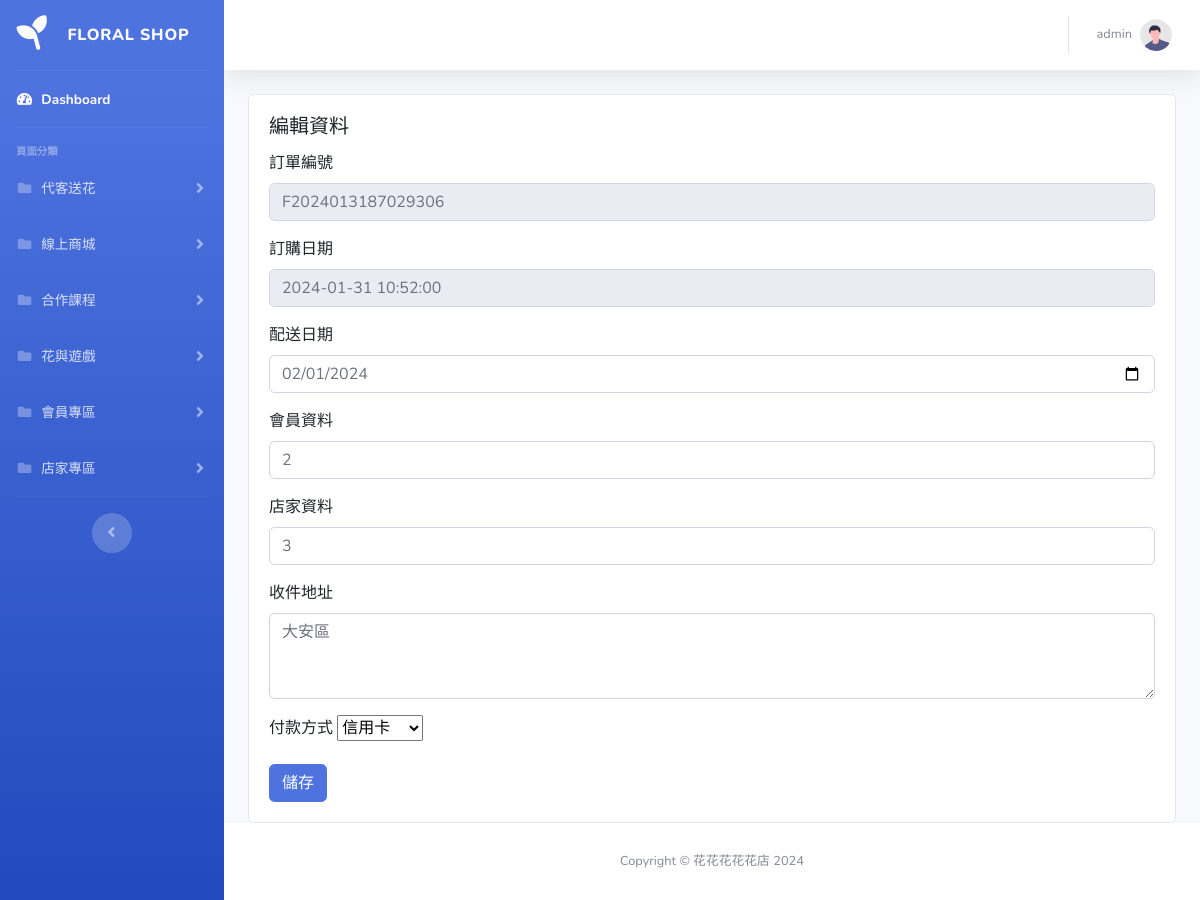
The page /pages/custom/edit.php?order_id=F2024013187029306 on the database as committed earlier.
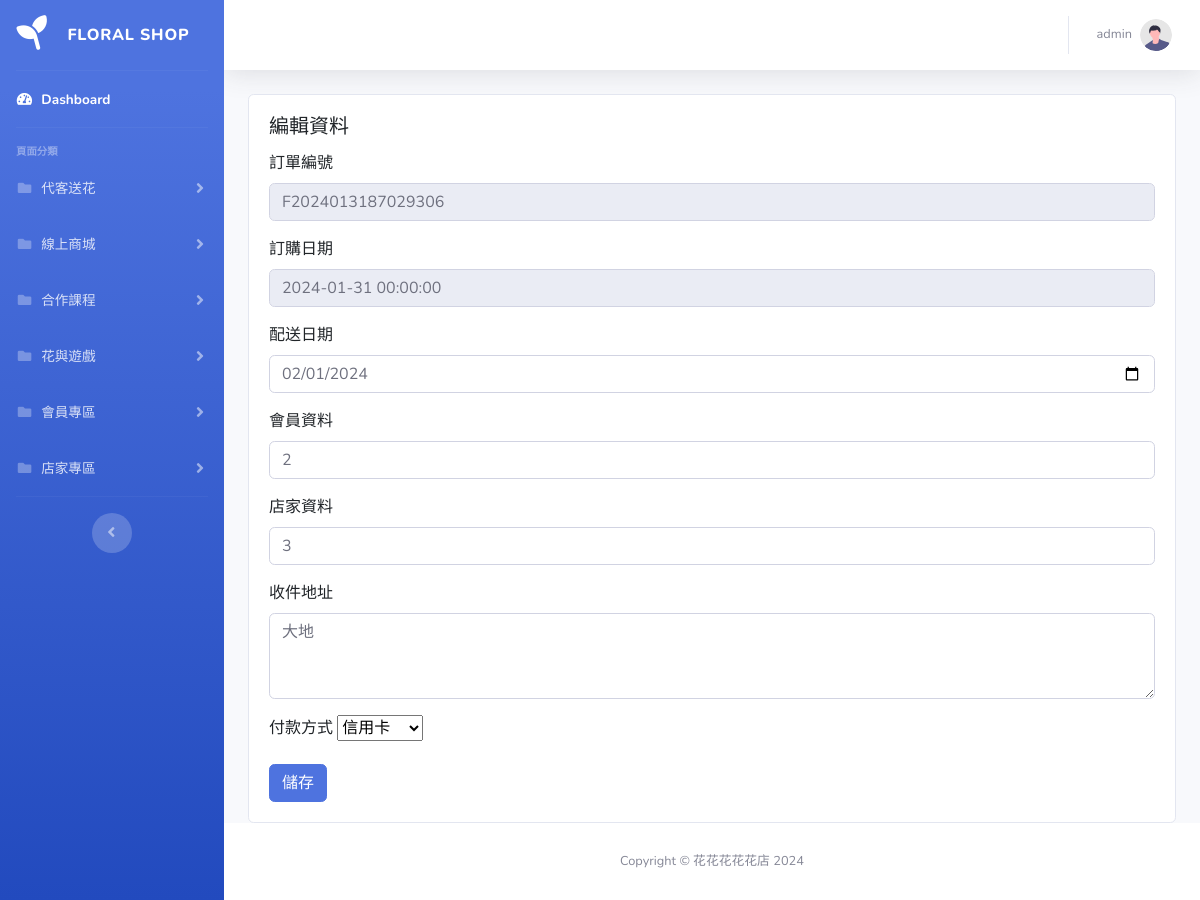
The same page on the database as committed later.
### tables this page shows
CREATE TABLE `custom_orders` (
  `sid` int(11) NOT NULL,
  `order_id` varchar(255) DEFAULT NULL,
  `order_date` datetime DEFAULT NULL,
  `delivery_date` date DEFAULT NULL,
  `member_id` int(11) DEFAULT NULL,
  `store_id` int(11) DEFAULT NULL,
  `shipping_id` int(11) DEFAULT NULL,
  `sender_name` varchar(255) DEFAULT NULL,
  `sender_tel` varchar(255) DEFAULT NULL,
  `recipient_name` varchar(255) DEFAULT NULL,
  `recipient_tel` varchar(255) DEFAULT NULL,
  `recipient_address` varchar(255) DEFAULT NULL,
  `payment_method` int(11) DEFAULT NULL,
  `shipping_method` int(11) DEFAULT NULL,
  `shipping_status` int(11) DEFAULT NULL,
  `order_status` int(11) DEFAULT NULL
);

### pages/custom/edit.php (the view, shortened to what this page needs)
<?php require '../parts/db_connect.php';
$order_id = isset($_GET['order_id']) ? $_GET['order_id'] : '';
$sql_orders = "SELECT * FROM custom_orders WHERE order_id = :order_id";
$stmt_orders = $pdo->prepare($sql_orders);
$stmt_orders->bindParam(':order_id', $order_id, PDO::PARAM_STR);
$stmt_orders->execute();
$row = $stmt_orders->fetch(PDO::FETCH_ASSOC);
?>
<?php include '../parts/html-head.php' ?>
<body id="page-top">
    <div id="wrapper">
        <?php include '../parts/navbar.php' ?>
        <div id="content-wrapper" class="d-flex flex-column">
            <div id="content">
                <?php include '../parts/navtop.php' ?>
                <div class="container">
                    <div class="card">
                        <div class="card-body">
                            <h5 class="card-title">編輯資料</h5>
                            <form name="form1" method="post" onsubmit="sendForm(event)" id="form1">
                                <div class="mb-3">
                                    <label class="form-label" for="order_id">訂單編號</label>
                                    <input type="text" class="form-control" id="order_id" disabled name="order_id"
                                        value="<?= $row['order_id'] ?>">
                                </div>
                                <div class="mb-3">
                                    <label for="order_date" class="form-label">訂購日期</label>
                                    <input type="datetime" class="form-control" id="order_date" name="order_date"
                                        value="<?= $row['order_date'] ?>" disabled>
                                </div>
                                <div class="mb-3">
                                    <label for="delivery_date" class="form-label">配送日期</label>
                                    <input type="date" class="form-control" id="delivery_date" name="delivery_date"
                                        value="<?= $row['delivery_date'] ?>">
                                </div>
                                <div class="mb-3">
                                    <label for="member_id" class="form-label">會員資料</label>
                                    <input type="text" class="form-control" id="member_id" name="member_id"
                                        value="<?= $row['member_id'] ?>">
                                </div>
                                <div class="mb-3">
                                    <label for="store_id" class="form-label">店家資料</label>
                                    <input type="text" class="form-control" id="store_id" name="store_id"
                                        value="<?= $row['store_id'] ?>">
                                </div>
                                <div class="mb-3">
                                    <label for="recipient_address" class="form-label">收件地址</label>
                                    <textarea class="form-control" name="recipient_address" id="recipient_address"
                                        cols="30" rows="3"><?= $row['recipient_address'] ?></textarea>
                                </div>
                                <div class="mb-3">
                                    <label for="payment_method" class="form-label">付款方式</label>
                                    <select id="payment_method" name="payment_method">
                                        <option value="1" <?php echo ($row['payment_method'] == 1) ? 'selected' : ''; ?>>
                                            信用卡
                                        </option>
                                    </select>
                                </div>
                                <button type="submit" class="btn btn-primary">儲存</button>
                            </form>
                        </div>
                    </div>
                </div>
            </div>
            <?php include '../parts/footer.php' ?>
        </div>
    </div>
    <?php include '../parts/html-foot.php' ?>

Rows that differ between the two databases and show on the page:
changed custom_orders "信用卡": order_date "2024-01-31 10:52:00" → "2024-01-31 00:00:00"; recipient_address "大安區" → "大地"
